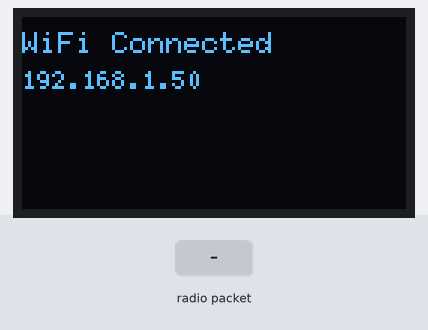
The sketch below on a simulated ESP32. Parts: 128×64 one-colour display. Inputs (shaded band) come from the test bench. WiFi joins after 1.5 s; servers stay silent unless stated; no radio packets arrive unless stated; no MQTT or app messages arrive unless stated; what the sketch prints to the serial monitor is not drawn.

Above: at 1.7 s.
At 4.3 s:
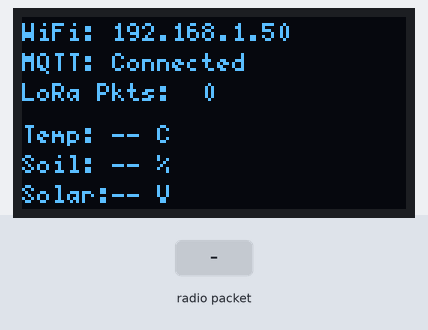
4.4 s: radio packet "1" arrives
At 5.6 s:
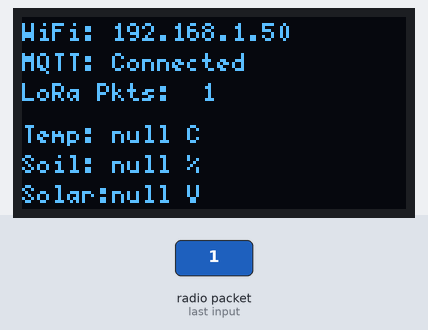
5.9 s: radio packet "0" arrives
7.4 s: radio packet "2" arrives
Timing chart, 0 to 10.4 s (numbered marks = the images above; inputs shaded):
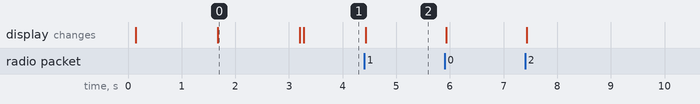

The sketch:

gateway.ino
```cpp
#include <WiFi.h>
#include <PubSubClient.h>
#include <LoRa.h>
#include <U8g2lib.h>
#include <Wire.h>
#include <ArduinoJson.h>

// WiFi
const char* ssid = "YOUR_WIFI_SSID";
const char* password = "YOUR_WIFI_PASSWORD";

// MQTT
const char* mqtt_server = "broker.emqx.io";
const char* mqtt_topic = "solarsoil/nodeA";

// OLED pins (TTGO LoRa32 V1: SDA=4, SCL=15 | V2: SDA=21, SCL=22)
#define OLED_SDA 4
#define OLED_SCL 15
#define OLED_RST 16

// LoRa pins
#define LORA_SS 18
#define LORA_RST 14
#define LORA_DIO0 26

U8G2_SSD1306_128X64_NONAME_1_SW_I2C display(U8G2_R0, OLED_SCL, OLED_SDA, OLED_RST);

WiFiClient espClient;
PubSubClient client(espClient);

int packetCount = 0;
String lastPayload = "Waiting...";
String lastTemp = "--";
String lastSoil = "--";
String lastVolt = "--";

void setup() {
  Serial.begin(115200);

  // Reset OLED
  pinMode(OLED_RST, OUTPUT);
  digitalWrite(OLED_RST, LOW);
  delay(10);
  digitalWrite(OLED_RST, HIGH);
  delay(10);

  display.begin();
  display.clearBuffer();
  display.setFont(u8g2_font_6x10_tf);
  display.drawStr(0, 12, "Solar Soil IoT");
  display.drawStr(0, 26, "Gateway Node");
  display.sendBuffer();

  SPI.begin(5, 19, 27, LORA_SS);
  LoRa.setPins(LORA_SS, LORA_RST, LORA_DIO0);

  if (!LoRa.begin(868E6)) {
    display.drawStr(0, 40, "LoRa FAILED!");
    display.sendBuffer();
    while (1);
  }

  display.drawStr(0, 40, "LoRa OK");
  display.sendBuffer();

  setup_wifi();
  client.setServer(mqtt_server, 1883);
}

void setup_wifi() {
  display.drawStr(0, 54, "Connecting WiFi...");
  display.sendBuffer();

  WiFi.begin(ssid, password);
  int dots = 0;
  while (WiFi.status() != WL_CONNECTED) {
    delay(300);
    dots = (dots + 1) % 4;
  }
  display.clearBuffer();
  display.setFont(u8g2_font_6x10_tf);
  display.drawStr(0, 12, "WiFi Connected");
  display.setFont(u8g2_font_5x7_tf);
  display.drawStr(0, 24, WiFi.localIP().toString().c_str());
  display.sendBuffer();
  delay(1500);
}

void updateDisplay() {
  display.firstPage();
  do {
    display.setFont(u8g2_font_5x7_tf);
    display.drawStr(0, 8, "WiFi: ");
    display.drawStr(30, 8, WiFi.localIP().toString().c_str());

    display.drawStr(0, 18, "MQTT: ");
    display.drawStr(30, 18, client.connected() ? "Connected" : "Disconnected");

    display.drawStr(0, 28, "LoRa Pkts: ");
    display.drawStr(60, 28, String(packetCount).c_str());

    display.drawStr(0, 42, "Temp: ");
    display.drawStr(30, 42, (lastTemp + " C").c_str());

    display.drawStr(0, 52, "Soil: ");
    display.drawStr(30, 52, (lastSoil + " %").c_str());

    display.drawStr(0, 62, "Solar: ");
    display.drawStr(30, 62, (lastVolt + " V").c_str());
  } while (display.nextPage());
}

void loop() {
  if (!client.connected()) { reconnect(); }
  client.loop();

  int packetSize = LoRa.parsePacket();
  if (packetSize) {
    String incoming = "";
    while (LoRa.available()) {
      incoming += (char)LoRa.read();
    }

    packetCount++;
    lastPayload = incoming;
    Serial.print("Forwarding: ");
    Serial.println(incoming);

    // Parse JSON to update display
    JsonDocument doc;
    DeserializationError err = deserializeJson(doc, incoming);
    if (!err) {
      lastTemp = doc["temp"].as<String>();
      lastSoil = doc["soil"].as<String>();
      lastVolt = doc["v"].as<String>();
    }

    client.publish(mqtt_topic, incoming.c_str());
    updateDisplay();
  }
}

void reconnect() {
  display.firstPage();
  do {
    display.setFont(u8g2_font_5x7_tf);
    display.drawStr(0, 12, "MQTT Reconnecting...");
    display.drawStr(0, 26, mqtt_server);
  } while (display.nextPage());

  while (!client.connected()) {
    if (client.connect("SolarGateway")) {
      updateDisplay();
    } else {
      delay(5000);
    }
  }
}
```

Measured:
- after the input at 4.4 s, the display: changes at once (image 2)
- what the display in image 0 shows lasts 1.5 s, from 1.7 s to 3.2 s
